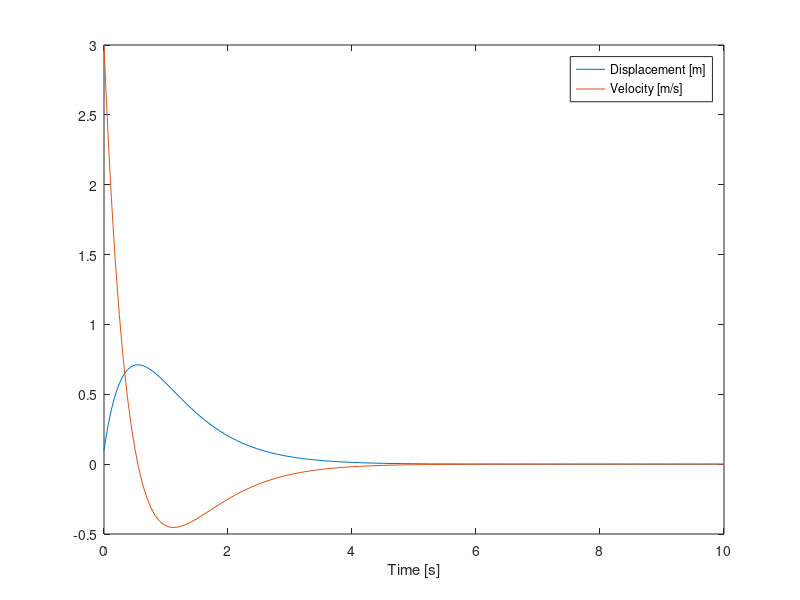

Here is the MATLAB script that generated this plot:
clear; clc; close all;

% Description: Solves the spring-mass-damper system using ode45.

m = 4; % [kg]
k = 12; % [N/m]
c = 8*sqrt(3); % [N-s/m]

odefun = @(t,x) [x(2); 1/m*(-c*x(2) - k*x(1))];

x0 = 10e-2; % [m]
v0 = 3; % [m/s]

[t,x] = ode45(odefun,[0 10],[x0 v0]);
plot(t,x(:,1),'DisplayName','Displacement [m]')
hold on
plot(t,x(:,2),'DisplayName','Velocity [m/s]')
xlabel('Time [s]')
legend show

fprintf('Maximum displacement from equilibrium: %.4f [m]\n', max(abs(x(:,1))))